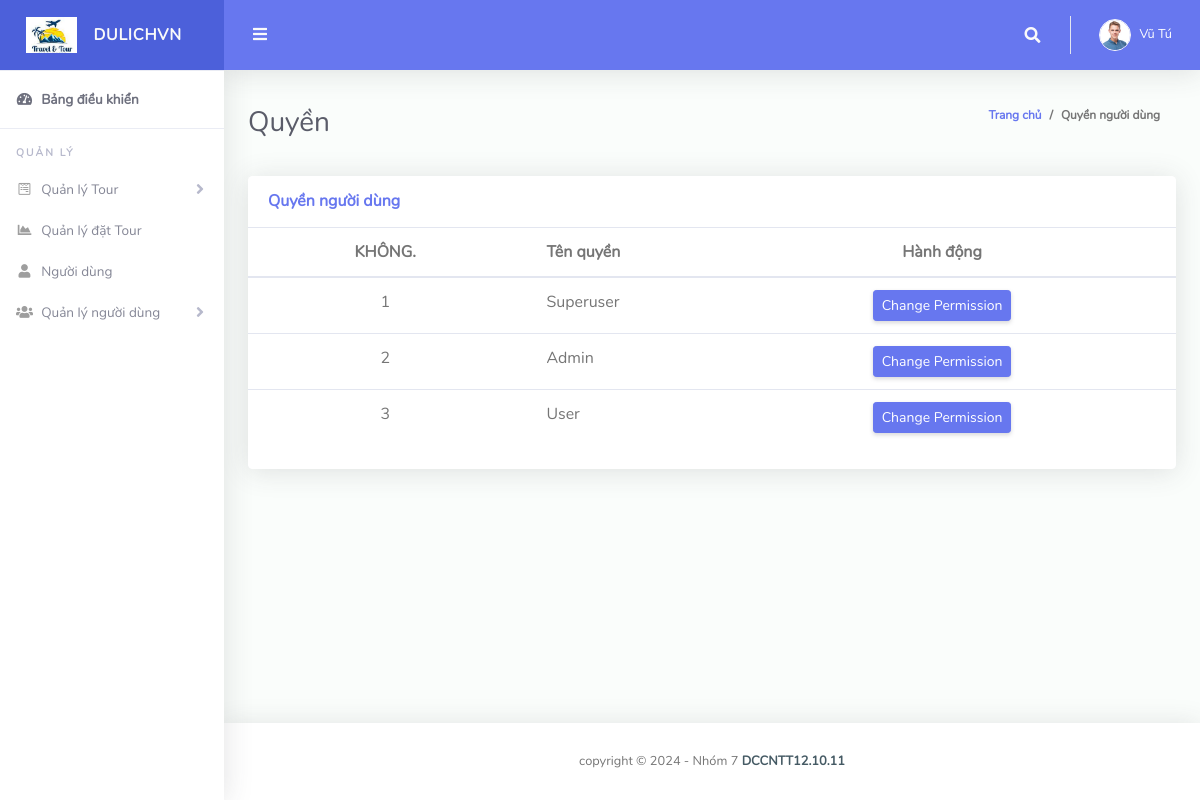
The page /tms/admin/permissions.php (signed in) on the database its author committed.
### tables this page shows
CREATE TABLE `permissions` (
  `id` int(11) NOT NULL,
  `permission` varchar(255) NOT NULL,
  `createuser` varchar(255) DEFAULT NULL,
  `deleteuser` varchar(255) DEFAULT NULL,
  `createbid` varchar(255) DEFAULT NULL,
  `updatebid` varchar(255) DEFAULT NULL
);

### tms/admin/permissions.php (the view, shortened to what this page needs)
<?php
include('includes/checklogin.php');
?>
<!DOCTYPE html>
<html lang="en">
<head>
    <link href="vendor/fontawesome-free/css/all.min.css" rel="stylesheet" type="text/css">
    <link href="vendor/bootstrap/css/bootstrap.min.css" rel="stylesheet" type="text/css">
    <link href="css/ruang-admin.min.css" rel="stylesheet">
</head>
<body id="page-top">
    <div id="wrapper">
        <?php include('includes/sidebar.php');?>
        <div id="content-wrapper" class="d-flex flex-column">
            <div id="content">
                <?php include('includes/header.php');?>
                <div class="container-fluid" id="container-wrapper">
                    <div class="d-sm-flex align-items-center justify-content-between mb-4">
                        <h1 class="h3 mb-0 text-gray-800">Quyền</h1>
                        <ol class="breadcrumb">
                            <li class="breadcrumb-item"><a href="dashboard.php">Trang chủ</a></li>
                            <li class="breadcrumb-item active" aria-current="page">Quyền người dùng</li>
                        </ol>
                    </div>
                    <div class="row">
                        <div class="col-lg-12 mb-4">
                            <div class="card">
                                <div
                                    class="card-header py-3 d-flex flex-row align-items-center justify-content-between">
                                    <h6 class="m-0 font-weight-bold text-primary">Quyền người dùng</h6>
                                </div>
                                                <?php @include("change_permissions.php");?>
                                <div class="table-responsive">
                                    <table class="table align-items-center table-flush ">
                                        <thead>
                                            <tr>
                                                <th class="text-center">KHÔNG.</th>
                                                <th class="d-none d-sm-table-cell" style="width: 20%">Tên quyền</th>
                                                <th class="d-none d-sm-table-cell text-center">Hành động</th>
                                            </tr>
                                        </thead>
                                        <tbody>
                                            <?php
                      $sql="SELECT * from permissions  ";
                      $query = $dbh -> prepare($sql);
                      $query->execute();
                      $results=$query->fetchAll(PDO::FETCH_OBJ);
                      $cnt=1;
                      if($query->rowCount() > 0)
                      {
                        foreach($results as $row)
                        {
                          ?>
                                            <tr>
                                                <td class="text-center"><?php echo htmlentities($cnt);?></td>
                                                <td><?php  echo htmlentities($row->permission);?></td>
                                                <td class="d-none d-sm-table-cell text-center">
                                                    <button class="btn btn-primary btn-sm edit_data"
                                                        id="<?php echo  ($row->id); ?>" title="click for edit">Change
                                                        Permission</button>
                                                </td>
                                            </tr>
                                            <?php $cnt=$cnt+1;
                       }
                     } ?>
                                        </tbody>
                                    </table>
                                </div>
                                <div class="card-footer"></div>
                            </div>
                        </div>
                    </div>
                </div>
            </div>
            <?php include('includes/footer.php');?>
        </div>
    </div>
</body>
</html>

### tms/admin/includes/header.php (shortened to what this page needs)
<nav class="navbar navbar-expand navbar-light bg-navbar topbar mb-4 static-top">
    <button id="sidebarToggleTop" class="btn btn-link rounded-circle mr-3">
        <i class="fa fa-bars"></i>
    </button>
    <ul class="navbar-nav ml-auto">
        <li class="nav-item dropdown no-arrow">
            <a class="nav-link dropdown-toggle" href="#" id="searchDropdown" role="button" data-toggle="dropdown"
                aria-haspopup="true" aria-expanded="false">
                <i class="fas fa-search fa-fw"></i>
            </a>
        </li>
        <li class="nav-item dropdown no-arrow">
            <?php
     $aid=$_SESSION['odmsaid'];
     $sql="SELECT * from  tbladmin where ID=:aid";
     $query = $dbh -> prepare($sql);
     $query->bindParam(':aid',$aid,PDO::PARAM_STR);
     $query->execute();
     $results=$query->fetchAll(PDO::FETCH_OBJ);
     if($query->rowCount() > 0)
     {
       foreach($results as $row)
       {
         ?>
            <a class="nav-link dropdown-toggle" href="#" id="userDropdown" role="button" data-toggle="dropdown"
                aria-haspopup="true" aria-expanded="false">
                <?php
          if($row->Photo=="avatar15.jpg")
          {
           ?>
                <img class="img-profile rounded-circle" src="img/avatar15.jpg" style="max-width: 60px">
                <?php
         } else {
           ?>
                <img class="img-profile rounded-circle" src="profileimages/<?php  echo $row->Photo;?>"
                    style="max-width: 60px">
                <?php
         } ?>
                <span class="ml-2 d-none d-lg-inline text-white small"><?php  echo $row->FirstName;?>
                    <?php  echo $row->LastName;?></span>
            </a>
            <?php
     }
   } ?>
        </li>
    </ul>
</nav>

### rows shown on the page
permissions: permission "Superuser"
permissions: permission "Admin"
permissions: permission "User"

### other values the page prints
$row->FirstName "Vũ"
$row->LastName "Tú"
